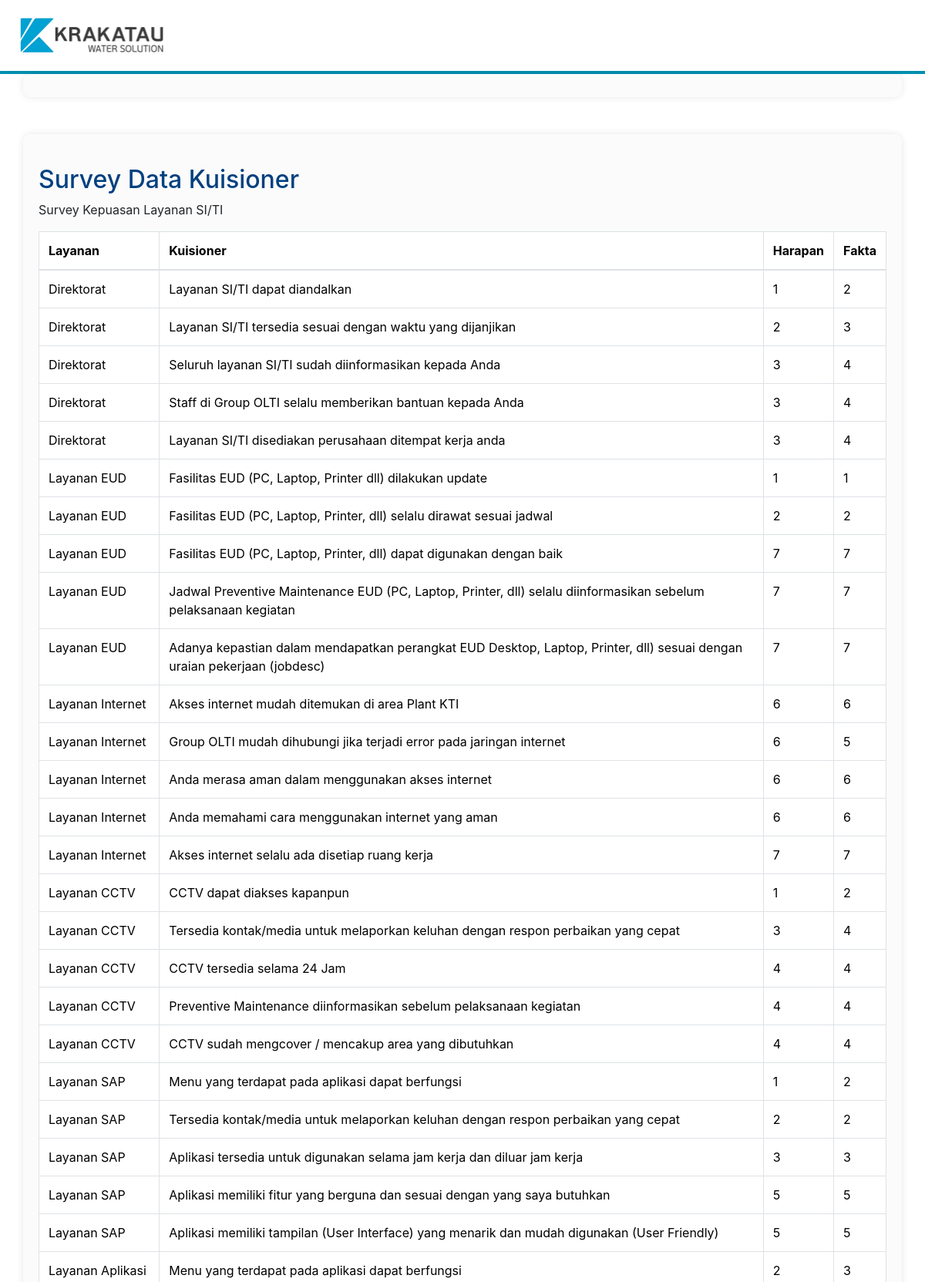
The page /admin/survey_process.php (upper part) on the database its author committed.
### tables this page shows
CREATE TABLE `survey` (
  `id` int NOT NULL,
  `layanan` varchar(255) NOT NULL,
  `kuisioner` varchar(500) NOT NULL,
  `harapan` varchar(100) NOT NULL,
  `fakta` varchar(100) NOT NULL,
  `created_at` datetime NOT NULL DEFAULT CURRENT_TIMESTAMP
);

### admin/survey_process.php (the view, shortened to what this page needs)
<?php
include("../koneksi.php");
include("..//header.php");
?>
<!DOCTYPE html>
<html lang="en">
<head>
    <link rel="stylesheet" href="https://stackpath.bootstrapcdn.com/bootstrap/4.3.1/css/bootstrap.min.css">
</head>
<body>
    <div class="container mt-5">
        <div class="table-responsive">
        <h2>Survey Data Kuisioner</h2>
            <p>Survey Kepuasan Layanan SI/TI</p>
            <table class="table table-bordered">
                <thead>
                    <tr>
                        <th>Layanan</th>
                        <th>Kuisioner</th>
                        <th>Harapan</th>
                        <th>Fakta</th>
                    </tr>
                </thead>
                <tbody>
                    <?php
                    $query = "SELECT * FROM survey";
                    $result = mysqli_query($koneksi, $query);
                    while ($row = mysqli_fetch_assoc($result)) {
                        echo "<tr>";
                        echo "<td>{$row['layanan']}</td>";
                        echo "<td>{$row['kuisioner']}</td>";
                        echo "<td>{$row['harapan']}</td>";
                        echo "<td>{$row['fakta']}</td>";
                        echo "</tr>";
                    }
                    ?>
                </tbody>
            </table>
        </div>
    </div>
</body>
</html>

### admin/survey_process.php (style rules this page uses)
h2 { color: #004080; }
.container { background-color: rgba(250, 250, 250, 0.8); padding: 20px; border-radius: 10px; margin: auto; width: 100%; box-shadow: 0px 0px 10px rgba(0, 0, 0, 0.1); }
.table-responsive { margin-top: 20px; }

### rows shown on the page
survey: layanan "Direktorat", kuisioner "Layanan SI/TI dapat diandalkan", harapan "1", fakta "2"
survey: layanan "Direktorat", kuisioner "Layanan SI/TI tersedia sesuai dengan waktu yang dijanjikan", harapan "2", fakta "3"
survey: layanan "Direktorat", kuisioner "Seluruh layanan SI/TI sudah diinformasikan kepada Anda", harapan "3", fakta "4"
survey: layanan "Direktorat", kuisioner "Staff di Group OLTI selalu memberikan bantuan kepada Anda", harapan "3", fakta "4"
survey: layanan "Direktorat", kuisioner "Layanan SI/TI disediakan perusahaan ditempat kerja anda", harapan "3", fakta "4"
survey: layanan "Layanan EUD", kuisioner "Fasilitas EUD (PC, Laptop, Printer dll) dilakukan update", harapan "1", fakta "1"
survey: layanan "Layanan EUD", kuisioner "Fasilitas EUD (PC, Laptop, Printer, dll) selalu dirawat sesuai jadwal", harapan "2", fakta "2"
survey: layanan "Layanan EUD", kuisioner "Fasilitas EUD (PC, Laptop, Printer, dll) dapat digunakan dengan baik", harapan "7", fakta "7"
survey: layanan "Layanan EUD", kuisioner "Jadwal Preventive Maintenance EUD (PC, Laptop, Printer, dll) selalu diinformasikan sebelum pelaksanaan kegiatan", harapan "7", fakta "7"
survey: layanan "Layanan EUD", kuisioner "Adanya kepastian dalam mendapatkan perangkat EUD Desktop, Laptop, Printer, dll) sesuai dengan uraian pekerjaan (jobdesc)", harapan "7", fakta "7"
survey: layanan "Layanan Internet", kuisioner "Akses internet mudah ditemukan di area Plant KTI", harapan "6", fakta "6"
survey: layanan "Layanan Internet", kuisioner "Group OLTI mudah dihubungi jika terjadi error pada jaringan internet", harapan "6", fakta "5"
survey: layanan "Layanan Internet", kuisioner "Anda merasa aman dalam menggunakan akses internet", harapan "6", fakta "6"
survey: layanan "Layanan Internet", kuisioner "Anda memahami cara menggunakan internet yang aman", harapan "6", fakta "6"
survey: layanan "Layanan Internet", kuisioner "Akses internet selalu ada disetiap ruang kerja", harapan "7", fakta "7"
survey: layanan "Layanan CCTV", kuisioner "CCTV dapat diakses kapanpun", harapan "1", fakta "2"
survey: layanan "Layanan CCTV", kuisioner "Tersedia kontak/media untuk melaporkan keluhan dengan respon perbaikan yang cepat", harapan "3", fakta "4"
survey: layanan "Layanan CCTV", kuisioner "CCTV tersedia selama 24 Jam", harapan "4", fakta "4"
survey: layanan "Layanan CCTV", kuisioner "Preventive Maintenance diinformasikan sebelum pelaksanaan kegiatan", harapan "4", fakta "4"
survey: layanan "Layanan CCTV", kuisioner "CCTV sudah mengcover / mencakup area yang dibutuhkan", harapan "4", fakta "4"
survey: layanan "Layanan SAP", kuisioner "Menu yang terdapat pada aplikasi dapat berfungsi", harapan "1", fakta "2"
survey: layanan "Layanan SAP", kuisioner "Tersedia kontak/media untuk melaporkan keluhan dengan respon perbaikan yang cepat", harapan "2", fakta "2"
survey: layanan "Layanan SAP", kuisioner "Aplikasi tersedia untuk digunakan selama jam kerja dan diluar jam kerja", harapan "3", fakta "3"
survey: layanan "Layanan SAP", kuisioner "Aplikasi memiliki fitur yang berguna dan sesuai dengan yang saya butuhkan", harapan "5", fakta "5"
survey: layanan "Layanan SAP", kuisioner "Aplikasi memiliki tampilan (User Interface) yang menarik dan mudah digunakan (User Friendly)", harapan "5", fakta "5"
survey: layanan "Layanan Aplikasi", kuisioner "Menu yang terdapat pada aplikasi dapat berfungsi", harapan "2", fakta "3"
